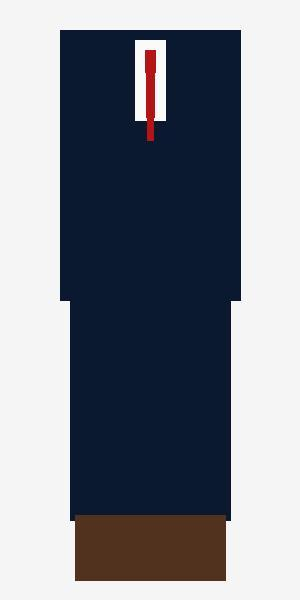
#> input picture backend/debug_runs/2026-08-13_125409/original.jpg, 300 x 600 px
$ python -i vlm_provider.py   (imports and definitions only)
#> lines starting #> are read from the running program, lines starting #| are printed output that depends on the picture
import os
import json
import base64
import urllib.request
import urllib.error
from PIL import Image
from typing import Dict, Any, Optional
from app.ai.config import ai_settings

VLM_SYSTEM_PROMPT = """You are a professional fashion image analysis system.

Analyze the ORIGINAL image before analyzing individual clothing regions.
Identify every clearly visible clothing item, footwear item, and wearable/accessory.
Do not assume that a detected crop label is correct.
Determine the actual item type from visual evidence.

Pay special attention to formalwear:
- business suits
- suit jackets
- blazers
- dress shirts
- ties
- suit trousers
- formal leather shoes
- Oxford shoes
- Derby shoes
- loafers

Distinguish formal dress shoes from sneakers.

Determine whether the complete outfit is:
- business formal
- formal
- business casual
- smart casual
- casual
- sporty
- streetwear
- traditional
- party/festive

Analyze the relationship between clothing items.
For example, if a jacket and trousers appear to form a matching suit, identify the complete outfit as a suit rather than independently classifying both items as casual.

Return ONLY valid JSON with structure:
{
  "overall_outfit": {
    "outfit_type": "business suit" | "casual outfit" | "single item" | "smart casual outfit",
    "style": "business formal" | "formal" | "smart casual" | "casual" | "sporty" | "streetwear" | "traditional" | "party",
    "formality": 1-10,
    "occasion": ["office", "business meeting", "interview", "formal event"],
    "confidence": 0.0-1.0
  },
  "items": [
    {
      "type": "suit jacket" | "blazer" | "dress shirt" | "t-shirt" | "suit trousers" | "jeans" | "formal leather shoes" | "sneakers" | etc,
      "color": "navy blue" | "black" | "brown" | "white" | etc,
      "pattern": "solid" | "striped" | "printed" | "patterned",
      "style": "formal" | "casual" | etc,
      "fit": "regular" | "slim" | "relaxed" | "oversized" | null,
      "material": "wool" | "cotton" | "leather" | "denim" | null,
      "formality": 1-10,
      "confidence": 0.0-1.0,
      "needs_confirmation": boolean
    }
  ]
}

Do not invent attributes that cannot be visually determined. For uncertain attributes, set needs_confirmation=true.
"""

class VLMProvider:
    """Pluggable Vision-Language Model provider (supports Qwen2.5-VL / Ollama with robust fallback)."""

    def analyze_full_image(self, image: Image.Image) -> Dict[str, Any]:
        """Runs VLM analysis on the complete uncropped image."""
        if ai_settings.VISION_PROVIDER.lower() in ["qwen_vl", "ollama"]:
            res = self._try_ollama_qwen_vl(image)
            if res:
                return res
        return self._heuristic_fallback(image)

    def _try_ollama_qwen_vl(self, image: Image.Image) -> Optional[Dict[str, Any]]:
        try:
            # Resize image for fast inference
            img_copy = image.copy()
            img_copy.thumbnail((768, 768))

            # Save to temporary buffer
            import io
            buffer = io.BytesIO()
            img_copy.save(buffer, format="JPEG", quality=85)
            base64_image = base64.b64encode(buffer.getvalue()).decode("utf-8")

            url = f"{ai_settings.OLLAMA_HOST.rstrip('/')}/api/generate"
            payload = {
                "model": ai_settings.OLLAMA_MODEL,
                "prompt": VLM_SYSTEM_PROMPT,
                "images": [base64_image],
                "stream": False,
                "format": "json"
            }
            req = urllib.request.Request(
                url,
                data=json.dumps(payload).encode("utf-8"),
                headers={"Content-Type": "application/json"},
                method="POST"
            )
            with urllib.request.urlopen(req, timeout=5) as response:
                if response.status == 200:
                    data = json.loads(response.read().decode("utf-8"))
                    response_text = data.get("response", "")
                    parsed = json.loads(response_text)
                    if "overall_outfit" in parsed and "items" in parsed:
                        return parsed
        except Exception as e:
            # Fallback gracefully if Ollama is not running locally
            print(f"[VLMProvider Note] Ollama/Qwen-VL request not available, using rule-based VLM engine ({e})")
        return None

    def _heuristic_fallback(self, image: Image.Image) -> Dict[str, Any]:
        """
        Rule-based visual feature engine evaluating full image composition
        (aspect ratio, vertical regions, fabric pattern, brightness contrast).
        """
        w, h = image.size
        aspect_ratio = h / max(w, 1)

        # Upper torso (0.05 to 0.45)
        top_crop = image.crop((0, int(h * 0.05), w, int(h * 0.48)))
        # Lower torso (0.45 to 0.82)
        bottom_crop = image.crop((0, int(h * 0.45), w, int(h * 0.85)))
        # Footwear (0.78 to 1.0)
        shoe_crop = image.crop((0, int(h * 0.78), w, h))

        from app.ai.providers.local_vision_provider import classify_hsv_color_kmeans
        import numpy as np

        def get_crop_info(crop_img):
            img_np = np.array(crop_img.resize((50, 50)), dtype=np.float32)
            pixels = img_np.reshape(-1, 3)
            mean_rgb = tuple(map(int, np.mean(pixels, axis=0)))
            c_name, c_hex = classify_hsv_color_kmeans(mean_rgb)
            std_rgb = np.std(img_np, axis=(0, 1))
            is_printed = (std_rgb[0] > 38 or std_rgb[1] > 38 or std_rgb[2] > 38)
            return c_name, c_hex, mean_rgb, is_printed

        top_color, _, top_rgb, top_printed = get_crop_info(top_crop)
        bottom_color, _, bottom_rgb, bottom_printed = get_crop_info(bottom_crop)
        shoe_color, _, shoe_rgb, shoe_printed = get_crop_info(shoe_crop)

        is_full_body = (aspect_ratio > 1.25 and h > 200)

        # Check for open footwear (sandals / slides) via bottom crop brightness & aspect ratio
        shoe_np = np.array(shoe_crop.resize((40, 40)), dtype=np.float32)
        shoe_mean_b = np.mean(shoe_np)
        has_open_footwear = (shoe_color in ["white", "beige"] and (shoe_printed or shoe_mean_b > 180))

        # Suit indication requires: solid unpatterned dark navy/black top and bottom + NO open sandals
        is_solid_dark_top = top_color in ["navy", "black", "grey"] and not top_printed
        is_solid_dark_bottom = bottom_color in ["navy", "black", "grey"] and not bottom_printed
        candidate_suit = (is_solid_dark_top and is_solid_dark_bottom and is_full_body and not has_open_footwear)

        if candidate_suit:
            outfit_type = "business suit"
            style = "business formal"
            formality = 9
            occasions = ["office", "business meeting", "interview", "formal event"]
            confidence = 0.90
        elif is_full_body:
            outfit_type = "casual summer outfit" if (top_printed or has_open_footwear) else "casual outfit"
            style = "casual"
            formality = 3
            occasions = ["casual", "daily wear", "outing"]
            confidence = 0.85
        else:
            outfit_type = "single item"
            style = "casual"
            formality = 3
            occasions = ["casual"]
            confidence = 0.80

        items = []
        if is_full_body:
            items.append({
                "type": "suit jacket" if candidate_suit else ("casual shirt" if top_printed else "t-shirt"),
                "color": top_color,
                "pattern": "printed" if top_printed else "solid",
                "style": "formal" if candidate_suit else "casual",
                "fit": "regular",
                "material": "wool" if candidate_suit else "cotton",
                "formality": 9 if candidate_suit else 3,
                "confidence": 0.85,
                "needs_confirmation": not candidate_suit
            })
            items.append({
                "type": "suit trousers" if candidate_suit else ("loose pants" if (top_printed or bottom_printed) else "jeans"),
                "color": bottom_color,
                "pattern": "printed" if bottom_printed else "solid",
                "style": "formal" if candidate_suit else "casual",
                "fit": "straight" if candidate_suit else "relaxed",
                "material": "wool" if candidate_suit else "cotton",
                "formality": 9 if candidate_suit else 3,
                "confidence": 0.85,
                "needs_confirmation": not candidate_suit
            })
            items.append({
                "type": "formal leather shoes" if candidate_suit else ("sandals" if has_open_footwear else "sneakers"),
                "color": shoe_color,
                "pattern": "solid",
                "style": "formal" if candidate_suit else "casual",
                "fit": "regular",
                "material": "leather" if candidate_suit else "canvas",
                "formality": 9 if candidate_suit else 2,
                "confidence": 0.85,
                "needs_confirmation": not candidate_suit
            })

        return {
            "overall_outfit": {
                "outfit_type": outfit_type,
                "style": style,
                "formality": formality,
                "occasion": occasions,
                "confidence": confidence
            },
            "items": items
        }

>>> import cv2
>>> picture = cv2.imread('../../../debug_runs/2026-08-13_125409/original.jpg', cv2.IMREAD_GRAYSCALE)
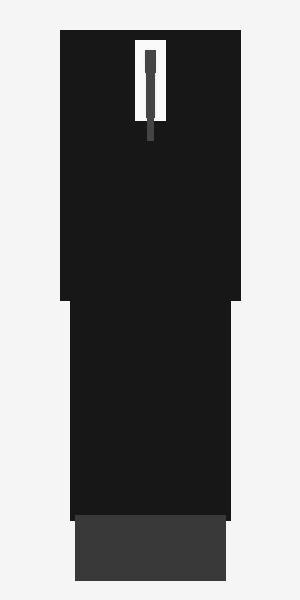
#> picture: shape (600, 300); min 0, max 255, mean 134
#> (the run stopped early here; a loop or call above may not have finished)
